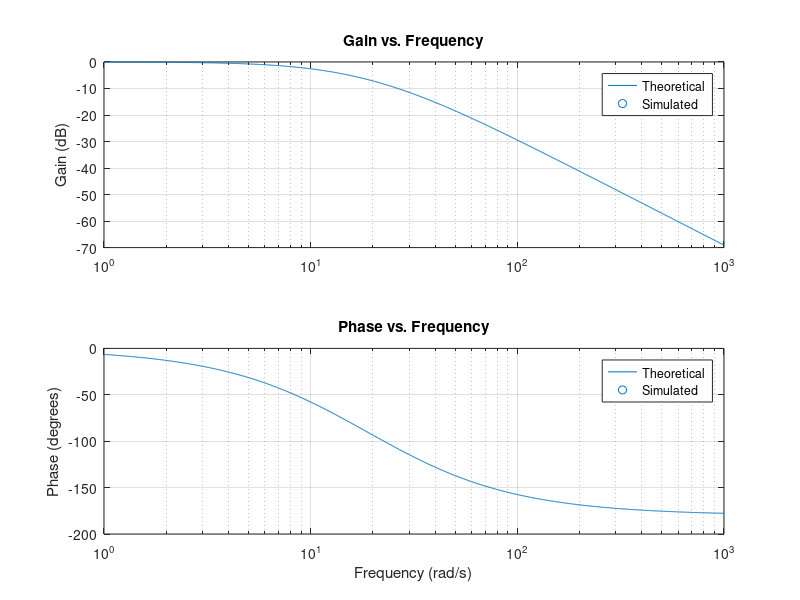

Write the MATLAB code that produced this figure.
clc;
close all;
clear;

K = 2.2;
C = 4;
tau = 0.025;

num = [K*C];
den = [tau 1 K*C];
H = tf(num,den);

f = [3.141592654
    6.283185307
    15.70796327
    31.41592654
    62.83185307
    157.0796327
    314.1592654];

g = [1
    1
    0.977810475
    0.401070744
    0.132697121
    0.026997791
    0.0071276
];
    
p = [0
    -1.08
    -45
    -97.2
    -133.2
    -162
    -171
];

[mag,phase,wout] = bode(H);
mag_db = 20*log10(mag);

figure(1)
subplot(2,1,1)
semilogx(wout, squeeze(mag_db))
title('Gain vs. Frequency');
ylabel('Gain (dB)');
hold on
scatter(f,20*log10(g));
legend('Theoretical', 'Simulated');
hold off
grid
subplot(2,1,2)
semilogx(wout, squeeze(phase))
title('Phase vs. Frequency');
xlabel('Frequency (rad/s)');
ylabel('Phase (degrees)');
hold on
scatter(f,p);
legend('Theoretical', 'Simulated');
hold off
grid;

